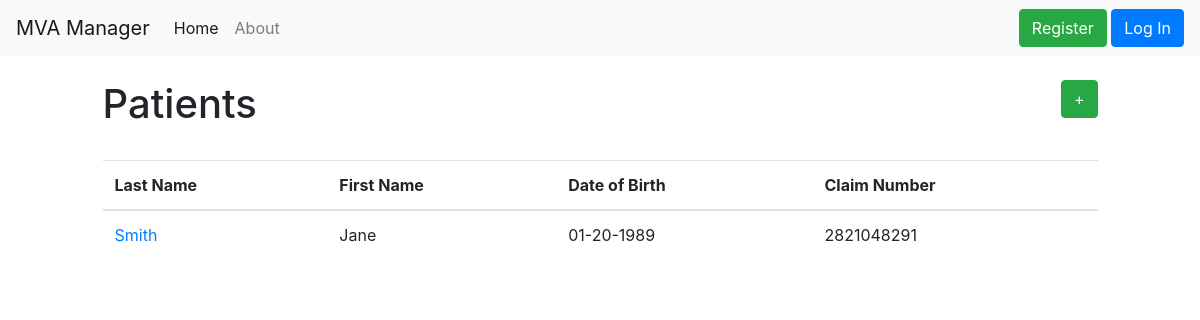
Before: /patients with the older database file.
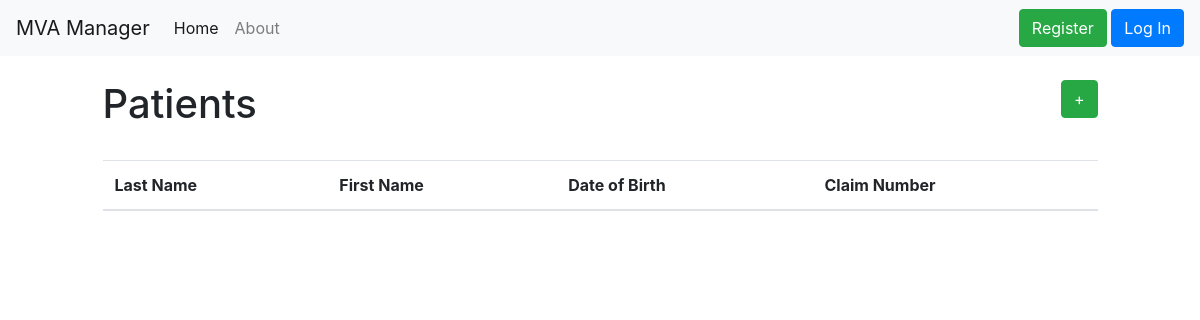
After: the same page with the newer database file.
### mvaManager/models.py (models this page shows)
class Patient(db.Model):
  id = db.Column(db.Integer, primary_key=True)
  pFirstName = db.Column(db.String(20), nullable=False)
  pLastName = db.Column(db.String(20), nullable=False)
  pPhone = db.Column(db.String(20))
  pEmailAddress = db.Column(db.String(35))
  pDOB = db.Column(db.DateTime)
  pIncidentDate = db.Column(db.DateTime, nullable=False)
  pClaimNumber = db.Column(db.Integer, nullable=False)
  pScheduleID = db.Column(db.Integer, unique=True, nullable=False)
  pNotes = db.Column(db.Text)
  billingschedule = db.relationship('BillingSchedule', backref='patient', lazy=True)
  appointments = db.relationship('Appointment', backref='patient', lazy=True)
  forms = db.relationship('Paperwork', backref='patient', lazy=True)

### mvaManager/patients/routes.py (the view)
@patients.route('/patients')
def patientslist():
  patientslist = Patient.query.all()
  return render_template('patients/patients.html', title='Patients', patients=patientslist)

### mvaManager/templates/patients/patients.html
{% extends "layout.html" %}
  {% block content %}
  <br>
  <div class="row">
    <div class="col-md-6">
      <h1>Patients</h1>
    </div>
    <div class="col-md-6">
      <div class="text-right">
        <a class="btn btn-success" href="{{ url_for('patients.addPatient')}}"> + </a></td>
      </div>
    </div>
  </div>
  <br>
  <table class="table">
    <thead>
      <th scope="col"> Last Name </td>
      <th scope="col"> First Name </td>
      <th scope="col"> Date of Birth </td>
      <th scope="col"> Claim Number </td>
    </thead>
    <tbody>
    {% for patient in patients %}
      <tr>
        <td> <a href="{{ url_for('patients.patient', patient_id=patient.id) }}">{{ patient.pLastName }}</a></td>
        <td> {{ patient.pFirstName }}</td>
        <td> {{ patient.pDOB.strftime('%m-%d-%Y') }}</td>
        <td> {{ patient.pClaimNumber }}</td>
      </tr>
    {% endfor %}
    </tbody>
  </table>
  {% endblock content %}

Changed rows visible on the page:
removed Patient: pLastName "Smith", pFirstName "Jane", pDOB "01-20-1989", pClaimNumber "2821048291"
